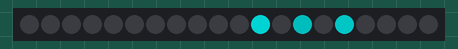
Simulated run of this program. Board: CircuitPython board. On the bench: 20 RGB LEDs in strip order, left to right. Dim RGB values are drawn brighter than linear; random numbers come from a fixed seed; values from a settings file that is not in the repository are placeholders.

Above: at 0.45 s.
At 2.85 s:
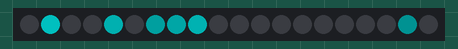
At 5.55 s:
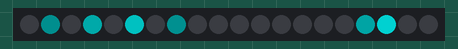
At 10.95 s:
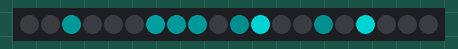
At 16.35 s:
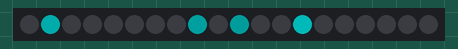
At 21.75 s:
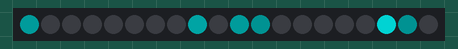

The program:

Lesson4_CustomAnimation.py
```python
# Demo code.py for Teardown 2023 workshop: LED Animations with CircuitPython
# Lesson 4 demonstrates creating a new animation class that inherits from the
# led_animation Animation class to take advantage of its timing and display
# functionality

from adafruit_led_animation.animation import Animation  #This is the base class
from adafruit_led_animation.color import RAINBOW, calculate_intensity       #RAINBOW: List of color tuples in the rainbow
                                                                            #calculate_intensity() scales down the brightness of a color
import time
import random
import math

BLACK = (0,0,0)
# Create a new animation that inherits from the Animation base class. This RandomPixel
# animation causes pixels along the LED strip to light up randomly, then fade away
class RandomPixel(Animation):

    # A new animation class must contain two functions. (1) an __init__ function that
    # calls the __init__ function of its superclass and (2) a draw() function that
    # modifies the pixels to create the patterns for each animation frame
    def __init__(
        self,
        pixel_object,
        speed=0.05,     # Frame rate
        prob=0.005,     # Probability of pixel lighting up with each call
        color=(255,0,0),
        name=None
        ):
        # Initialize the base class
        super().__init__(pixel_object, speed, color=color, name=name)
        self.prob = prob
        self.reset()

    def reset(self):
        self.pixel_object.fill(BLACK)

    # Define this simple function so we can override it in a child class
    def _pixel_color(self):
        return self.color

    # Override the draw function to create the
    def draw(self):
        for i, pixel in enumerate(self.pixel_object):
            if pixel == BLACK:
                if random.random() < self.prob:  # Pixel will flip if random value in [0,1] < prob
                    # We set the pixel color using a member function so that we can change
                    # the way the colors are chosen in a child class
                    self.pixel_object[i] = self._pixel_color()
            else:
                pixel = calculate_intensity(pixel, 0.95)         # Slightly dim each illuminated pixel
                if (pixel[0] + pixel[1] + pixel[2])/3 < 15:      # Below a certain threhold turn it off
                    pixel = BLACK
                self.pixel_object[i] = pixel

class RandomRainbowPixel(RandomPixel):
    def __init__(
        self,
        pixel_object,
        speed=0.05,   #Frame rate
        prob=0.005,   #Probability of pixel lighting up with each call
        color=(255,0,0),
        name=None
        ):
        # Initialize the base class
        super().__init__(pixel_object, speed=speed, prob = prob, color=color, name=name)

    def _pixel_color(self):
        return random.choice(RAINBOW)


# For testing the class
if __name__ == "__main__":
    import neopixel
    import board
    import os

    # Update to match the pin connected to your NeoPixels
    # Make sure the pin is free
    pixel_pin = eval("board." + os.getenv('LED_DATA_PIN'))
    # Update to match the number of NeoPixels you have connected
    pixel_num = 20
    # Create the pixel array
    pixels = neopixel.NeoPixel(pixel_pin, pixel_num, brightness=0.5, auto_write=False)

    # Create the animation object - either RandomPixel or RandomRainbowPixel
    rp = RandomPixel(pixels, prob=0.01, speed=0.03, color=(0,255,255))

    # Call animate() to handle animation timing
    while True:
        rp.animate()

                      
```
